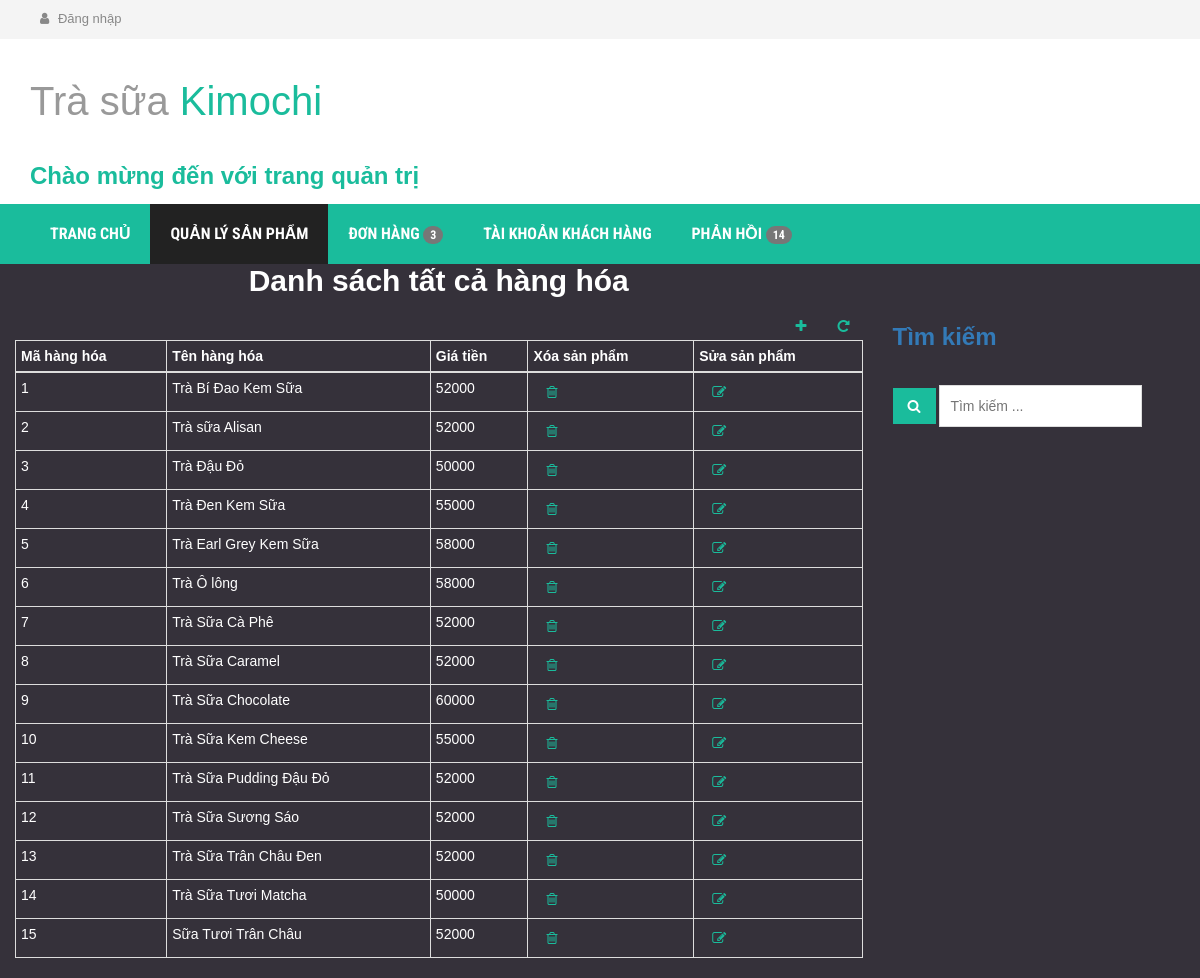
Page /WebTraSua/admin_products.php on the committed database.
### tables this page shows
CREATE TABLE `tb_products` (
  `mahh` int(11) NOT NULL,
  `tenhh` text NOT NULL,
  `hinh` text NOT NULL,
  `tomtat` longtext NOT NULL,
  `giatien` int(11) NOT NULL
);

### WebTraSua/model/database.php (called while the page is built, shortened)
<?php
class database{
    public $_dbh = '';
    public $_sql = '';
    public function database() {
        $this->_dbh = new PDO('mysql:host=localhost; dbname=ql_bantrasua','root','');
        $this->_dbh->query('set names "utf8"');
    }
    public function setQuery($sql) {
        $this->_sql = $sql;
    }
    public function execute($options=array()) {
        $this->_cursor = $this->_dbh->prepare($this->_sql);
        $this->_cursor->execute();
        return $this->_cursor;
    }
    public function loadAllRows($options=array()) {
        if(!$options) {
            if(!$result = $this->execute())
                return false;
        }
        else {
            if(!$result = $this->execute($options))
                return false;
        }
        return $result->fetchAll(PDO::FETCH_OBJ);
    }
}
?>

### WebTraSua/controller/c_admin.php (called while the page is built, shortened)
<?php
	include ('model/m_admin.php');
	class C_Admin{
		function getCount_newOrder_newResponse(){
			$m_admin = new M_Admin();
			$getcount_response = $m_admin->loadMsg_Unread();
			$getcount_order = $m_admin->getAllOrder_unUsed();
			return array('c_order'=>count($getcount_order),'c_response'=>count($getcount_response));
		}
		function getAllProduct(){
 			$m_admin = new M_Admin();
 			$trasuas = $m_admin->getTraSuas();
 			return array('trasuas'=>$trasuas);
 		}
	}
?>

### WebTraSua/model/m_admin.php (called while the page is built, shortened)
<?php
	include ("model/database.php");
	class M_Admin extends database{
		function loadMsg_Unread(){
			$sql = "SELECT * FROM tb_phanhois ph JOIN tb_khachhangs kh ON ph.makh = kh.makh WHERE ph.read_msg = 0 ";
			return $this->loadAllRows();
		}
		function getAllOrder_unUsed(){
			$sql = "SELECT ct.mahd,SUM(ct.tongtien) as tongtien_hd,kh.tenkh,kh.email,hd.diachi_nhan,hd.sdt_nhan,hd.tennguoinhan,hd.trangthai
					FROM tb_hoadons hd JOIN tb_khachhangs kh ON hd.makh = kh.makh
									   JOIN tb_chitiethds ct ON hd.mahd = ct.mahd
					WHERE hd.trangthai = 0
					GROUP by ct.mahd,kh.tenkh,hd.diachi_nhan,hd.sdt_nhan,hd.tennguoinhan,hd.trangthai,kh.email";
			return $this->loadAllRows();
		}
		function getTraSuas(){
			$sql = "SELECT * FROM tb_products";
			return $this->loadAllRows();
		}
	}
?>

### WebTraSua/admin_products.php (the view, shortened to what this page needs)
<?php
	include('controller/c_admin.php');
	$c_admin = new C_Admin();
	$danhsach = $c_admin->getAllProduct();
	$danhsach_TS = $danhsach['trasuas'];
    $getCount = $c_admin->getCount_newOrder_newResponse();
    $c_newOrder = $getCount['c_order'];
    $c_newRes = $getCount['c_response'];
?>
<!DOCTYPE html PUBLIC "-//W3C//DTD XHTML 1.0 Transitional//EN" "http://www.w3.org/TR/xhtml1/DTD/xhtml1-transitional.dtd">
<html xmlns="http://www.w3.org/1999/xhtml">
<head>
    <link rel="stylesheet" href="http://maxcdn.bootstrapcdn.com/bootstrap/3.2.0/css/bootstrap.min.css
    ">
    <link rel="stylesheet" href="http://maxcdn.bootstrapcdn.com/font-awesome/4.3.0/css/font-awesome.min.css">
    <link rel="stylesheet" href="public/JQuery/style.css">
    <link rel="stylesheet" href="public/css/owl.carousel.css">
    <link rel="stylesheet" href="public/style.css">
    <link rel="stylesheet" href="public/css/responsive.css">
    <link rel="stylesheet" type="text/css" href="public/myCSS.css">
</head>
<body>
<div class="header-area">
        <div class="container">
            <div class="row">
                <div class="col-md-12">
                    <div class="user-menu nav navbar-nav">
                        <ul>
                            <?php
                                if(isset($_SESSION['admin_username'])){
                                    ?>
                                    <li><a href="#"><i class="fa fa-user" style="color: blue;"><?=$_SESSION['admin_username']?></i></a></li>
                                    <li><a href="admin_dangxuat.php"><i class="fa fa-user"></i> Đăng xuất</a></li>
                                    <?php
                                }else{
                                    ?>
                                     <li><a href="dangnhap_admin.php"><i class="fa fa-user"></i> Đăng nhập</a></li>
                                    <?php
                                }
                            ?>
                        </ul>
                    </div>
                </div>
            </div>
        </div>
    </div>
    <div class="site-branding-area">
        <div class="container">
            <div class="row">
                    <div class="col-sm-12" style="background-color: #ffffff;">
                        <div class="logo">
                            <h1><a href="index.php">Trà sữa <span>Kimochi</span></a></h1>
                            <h3><a href="#" style="text-decoration: none;"><span>Chào mừng đến với trang quản trị</span></a></h1>
                        </div>
                    </div>
            </div>
        </div>
    </div>
    <div class="mainmenu-area">
        <div class="container">
            <div class="row">
                <div class="navbar-collapse collapse">
                    <ul class="nav navbar-nav">
                         <li><a href="admin_dashboard.php">Trang chủ</a></li>
                        <li  class="active"><a href="admin_products.php"</a>Quản Lý Sản Phẩm</a></li>
                        <li><a href="admin_order.php">Đơn Hàng <span class="badge"><?=$c_newOrder?></span></a></li>
                        <li><a href="account_client.php">Tài Khoản Khách Hàng</a></li>
                        <li><a href="response.php">Phản Hồi <span class="badge"><?php if($c_newRes != 0) echo $c_newRes?></span></a></li>
                    </ul>
                </div>
            </div>
        </div>
    </div>
<div class="container-fluid"  style="background-color: #35313a;">
	<div class="row col-md-9">
		<h2 style="color: white;">Danh sách tất cả hàng hóa</h2>
		<div class="box-content">
	        <div class="btn-toolbar pull-right clearfix">
	            <div class="btn-group">
	                <a class="btn btn-circle show-tooltip" title="Thêm" href="admin_themsanpham.php"><i class="fa fa-plus"></i></a>
	            </div>
	            <div class="btn-group">
	                <a class="btn btn-circle show-tooltip" title="Làm mới" href="admin_products.php"><i class="fa fa-repeat"></i></a>
	            </div>
	        </div>
	    </div>
    	<table class="table table-condensed table-bordered" style="color: white;">
        	<thead>
            	<tr>
                    <th>Mã hàng hóa</th>
                    <th>Tên hàng hóa</th>
                    <th>Giá tiền</th>
                    <th>Xóa sản phẩm</th>
                    <th>Sửa sản phẩm</th>
                </tr>
            </thead>
            <tbody id="data">
            	<?php
            		foreach ($danhsach_TS as $trasua) {
            			?>
            			<tr>
		                    <td><?=$trasua->mahh?></td>
		                    <td><?=$trasua->tenhh?></td>
		                    <td><?=$trasua->giatien?></td>
		                    <td><a class="btn btn-circle show-tooltip" title="Xóa" href='admin_xoasanpham.php?mahh="<?=$trasua->mahh?>"' onClick="javascript: return confirm('Bạn có chắc muốn xóa sản phẩm này ?');"><i class="fa fa-trash-o"></i></a></td>
		                	<td><a class="btn btn-circle show-tooltip" title="Sửa" href='admin_suasanpham.php?mahh="<?=$trasua->mahh?>"' ><i class="fa fa-edit"></i></a></td>
		                </tr>
            			<?php
            		}
            	?>
            </tbody>
        </table>
    </div>
    <br>
    <br>
    <br />
    <div class="container col-md-3 pull-right">
        <div class="row">
            <h3 class="text text-primary">Tìm kiếm</h3>
            <br>
           <form target="#" method="POST" class="search-form" action="#">
                <span class="search-pan">
                    <button type="submit" id="btnSearch">
                    <i class="fa fa-search"></i>
                    </button>
                    <input type="text" id="search" placeholder="Tìm kiếm ..." autocomplete="off" />
                </span>
            </form>
        </div>
    </div>
</div>
</body>
</html>

### WebTraSua/public/style.css (style rules this page uses)
h1, h2, h3, h4, h5, h6 { font-weight: 700; margin: 0 0 15px; }
body { font-family: 'segoe ui light', sans-serif; }
.header-area { background: none repeat scroll 0 0 #f4f4f4; }
.header-area a { color: #888; }
.user-menu ul { list-style: outside none none; margin: 0; padding: 0; }
.user-menu li { display: inline-block; }
.user-menu li a { display: block; font-size: 13px; margin-right: 5px; padding: 10px; }
.user-menu li a i.fa { margin-right: 5px; }
.mainmenu-area { background: none repeat scroll 0 0 #1abc9c; font-family: "Roboto Condensed",sans-serif; text-transform: uppercase; width: 100%; z-index: 999; }
.logo h1 { font-size: 40px; margin: 40px 0;font-weight: 400; }
.logo h1 a { color: #999; }
.logo h1 a span { color: #1abc9c; }
.mainmenu-area ul.navbar-nav li a { color: #fff; font-size: 16px; font-weight: 700; padding: 20px; }
.mainmenu-area ul.navbar-nav li:hover a, .mainmenu-area ul.navbar-nav li.active a { background: #222 }
a { color: #1abc9c }
input[type="text"], input[type="password"], input[type="email"], textarea { border: 1px solid #ddd; padding: 10px; }
input[type="submit"], button[type=submit] { background: none repeat scroll 0 0 #1abc9c; border: medium none; color: #fff; padding: 11px 20px; text-transform: uppercase; }

### WebTraSua/public/css/responsive.css (style rules this page uses)
@media only screen and (min-width: 992px) and (max-width: 1280px) { input[type="submit"], button[type="submit"] { padding: 11px 15px; } }

### WebTraSua/public/myCSS.css (style rules this page uses)
body { position: relative; }
h2 { text-align: center; }
.table { color: white; }
.avatar-form table,td { margin-left: 10%; }

### rows in the picture
tb_products: mahh "1", tenhh "Trà Bí Đao Kem Sữa", giatien "52000"
tb_products: mahh "2", tenhh "Trà sữa Alisan", giatien "52000"
tb_products: mahh "3", tenhh "Trà Đậu Đỏ", giatien "50000"
tb_products: mahh "4", tenhh "Trà Đen Kem Sữa", giatien "55000"
tb_products: mahh "5", tenhh "Trà Earl Grey Kem Sữa", giatien "58000"
tb_products: mahh "6", tenhh "Trà Ô lông", giatien "58000"
tb_products: mahh "7", tenhh "Trà Sữa Cà Phê", giatien "52000"
tb_products: mahh "8", tenhh "Trà Sữa Caramel", giatien "52000"
tb_products: mahh "9", tenhh "Trà Sữa Chocolate", giatien "60000"
tb_products: mahh "10", tenhh "Trà Sữa Kem Cheese", giatien "55000"
tb_products: mahh "11", tenhh "Trà Sữa Pudding Đậu Đỏ", giatien "52000"
tb_products: mahh "12", tenhh "Trà Sữa Sương Sáo", giatien "52000"
tb_products: mahh "13", tenhh "Trà Sữa Trân Châu Đen", giatien "52000"
tb_products: mahh "14", tenhh "Trà Sữa Tươi Matcha", giatien "50000"
tb_products: mahh "15", tenhh "Sữa Tươi Trân Châu", giatien "52000"

### other values in the picture
$c_newOrder "3"
$c_newRes "14"
